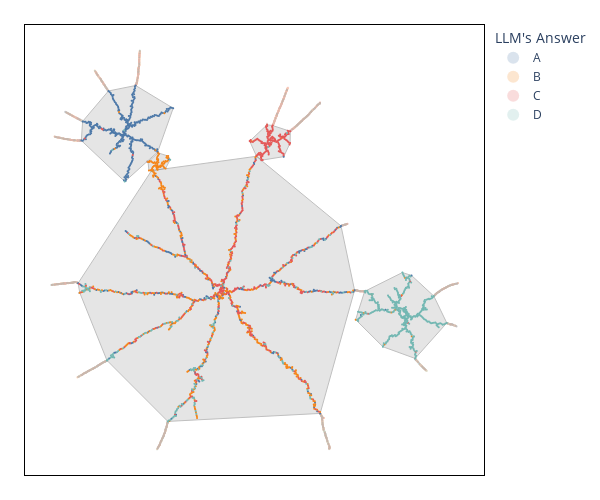

Source (notebook cell):
### Code cell
fig = plot_projections_discrete_feature(proj_hier_llm,
                                        df_questions,
                                        column_color = 'model_choice',
                                        legend_title="LLM's Answer",
                                        column_values=['A','B','C','D','E'],
                                        low_opacity=True,
                                        hiertopomap=hiertopomap_llm)
fig.update_layout(height=500,width=600)
fig.write_image("Projection-ModelAnswer-5Comps.png", scale=3)
fig.show()

### Figure 1 — Plotly figure (JSON) as saved in the notebook; plotly's stock layout.template omitted (floating-point values rounded to 4 significant figures; data arrays with more than 128 entries replaced by an {"elided": "..."} marker saying what was removed)
{"data": [{"fill": "toself", "fillcolor": "#CCCCCC", "legendgroup": "Components", "line": {"color": "#808080", "width": 1}, "marker": {"size": 1}, "name": "Components", "opacity": 0.5, "showlegend": false, "text": "Component 0", "type": "scatter", "x": [-20100.0, 4331.0, 65450.0, 79250.0, 73820.0, 39840.0, -2218.0, -31690.0, -31000.0, -20100.0], "y": [36090.0, 11380.0, 14610.0, 64510.0, 90540.0, 118700.0, 112900.0, 67340.0, 63480.0, 36090.0]}, {"fill": "toself", "fillcolor": "#CCCCCC", "legendgroup": "Components", "line": {"color": "#808080", "width": 1}, "marker": {"size": 1}, "name": "Components", "opacity": 0.5, "showlegend": false, "text": "Component 2", "type": "scatter", "x": [103600.0, 116300.0, 111100.0, 102100.0, 98450.0, 83800.0, 83310.0, 80660.0, 79720.0, 90610.0, 103600.0], "y": [36880.0, 51250.0, 62140.0, 70490.0, 71670.0, 64330.0, 64050.0, 55760.0, 52560.0, 41630.0, 36880.0]}, {"fill": "toself", "fillcolor": "#CCCCCC", "legendgroup": "Components", "line": {"color": "#808080", "width": 1}, "marker": {"size": 1}, "name": "Components", "opacity": 0.5, "showlegend": false, "text": "Component 1", "type": "scatter", "x": [-30380.0, -12990.0, -12640.0, 244.7, 6476.0, -8593.0, -19510.0, -29870.0, -30380.0], "y": [125100.0, 108600.0, 108800.0, 120500.0, 138200.0, 147400.0, 145200.0, 132900.0, 125100.0]}, {"fill": "toself", "fillcolor": "#CCCCCC", "legendgroup": "Components", "line": {"color": "#808080", "width": 1}, "marker": {"size": 1}, "name": "Components", "opacity": 0.5, "showlegend": false, "text": "Component 3", "type": "scatter", "x": [37180.0, 39880.0, 41860.0, 42390.0, 50830.0, 53170.0, 53380.0, 53480.0, 46400.0, 44150.0, 37560.0, 37180.0], "y": [124900.0, 118800.0, 117200.0, 117300.0, 118600.0, 123600.0, 124100.0, 128900.0, 131200.0, 131500.0, 125300.0, 124900.0]}, {"fill": "toself", "fillcolor": "#CCCCCC", "legendgroup": "Components", "line": {"color": "#808080", "width": 1}, "marker": {"size": 1}, "name": "Components", "opacity": 0.5, "showlegend": false, "text": "Component 4", "type": "scatter", "x": [449.1, -3617.0, -3256.0, -2223.0, 225.3, 3408.0, 5278.0, 4493.0, 449.1], "y": [120100.0, 116500.0, 113000.0, 113000.0, 113300.0, 113800.0, 117400.0, 118800.0, 120100.0]}, {"customdata": {"elided": "1411 int values"}, "marker": {"color": "#4C78A8", "size": 2}, "mode": "markers", "name": "A", "opacity": 0.2, "showlegend": true, "type": "scatter", "x": {"elided": "1411 float values"}, "y": {"elided": "1411 float values"}}, {"customdata": {"elided": "2069 int values"}, "marker": {"color": "#F58518", "size": 2}, "mode": "markers", "name": "B", "opacity": 0.2, "showlegend": true, "type": "scatter", "x": {"elided": "2069 float values"}, "y": {"elided": "2069 float values"}}, {"customdata": {"elided": "1785 int values"}, "marker": {"color": "#E45756", "size": 2}, "mode": "markers", "name": "C", "opacity": 0.2, "showlegend": true, "type": "scatter", "x": {"elided": "1785 float values"}, "y": {"elided": "1785 float values"}}, {"customdata": {"elided": "1407 int values"}, "marker": {"color": "#72B7B2", "size": 2}, "mode": "markers", "name": "D", "opacity": 0.2, "showlegend": true, "type": "scatter", "x": {"elided": "1407 float values"}, "y": {"elided": "1407 float values"}}, {"customdata": [], "marker": {"color": "#54A24B", "size": 2}, "mode": "markers", "name": "E", "opacity": 0.2, "showlegend": true, "type": "scatter", "x": [], "y": []}, {"legendgroup": "A", "marker": {"color": "#4C78A8", "size": 2}, "mode": "markers", "name": "A", "opacity": 1, "showlegend": false, "type": "scatter", "x": {"elided": "241 float values"}, "y": {"elided": "241 float values"}}, {"legendgroup": "B", "marker": {"color": "#F58518", "size": 2}, "mode": "markers", "name": "B", "opacity": 1, "showlegend": false, "type": "scatter", "x": {"elided": "426 float values"}, "y": {"elided": "426 float values"}}, {"legendgroup": "C", "marker": {"color": "#E45756", "size": 2}, "mode": "markers", "name": "C", "opacity": 1, "showlegend": false, "type": "scatter", "x": {"elided": "361 float values"}, "y": {"elided": "361 float values"}}, {"legendgroup": "D", "marker": {"color": "#72B7B2", "size": 2}, "mode": "markers", "name": "D", "opacity": 1, "showlegend": false, "type": "scatter", "x": {"elided": "178 float values"}, "y": {"elided": "178 float values"}}, {"legendgroup": "A", "marker": {"color": "#4C78A8", "size": 2}, "mode": "markers", "name": "A", "opacity": 1, "showlegend": false, "type": "scatter", "x": [91670.0, 102100.0, 81820.0], "y": [56610.0, 70490.0, 54470.0]}, {"legendgroup": "B", "marker": {"color": "#F58518", "size": 2}, "mode": "markers", "name": "B", "opacity": 1, "showlegend": false, "type": "scatter", "x": [98300.0, 86070.0, 99450.0, 95570.0, 93940.0, 82960.0, 91290.0, 79720.0, 102200.0], "y": [62620.0, 62780.0, 69530.0, 56610.0, 55510.0, 55250.0, 42570.0, 52560.0, 45870.0]}, {"legendgroup": "C", "marker": {"color": "#E45756", "size": 2}, "mode": "markers", "name": "C", "opacity": 1, "showlegend": false, "type": "scatter", "x": [103800.0, 100700.0, 84680.0, 101500.0, 97980.0], "y": [39530.0, 51210.0, 55000.0, 68050.0, 62170.0]}, {"legendgroup": "D", "marker": {"color": "#72B7B2", "size": 2}, "mode": "markers", "name": "D", "opacity": 1, "showlegend": false, "type": "scatter", "x": {"elided": "334 float values"}, "y": {"elided": "334 float values"}}, {"legendgroup": "A", "marker": {"color": "#4C78A8", "size": 2}, "mode": "markers", "name": "A", "opacity": 1, "showlegend": false, "type": "scatter", "x": {"elided": "317 float values"}, "y": {"elided": "317 float values"}}, {"legendgroup": "B", "marker": {"color": "#F58518", "size": 2}, "mode": "markers", "name": "B", "opacity": 1, "showlegend": false, "type": "scatter", "x": [-15290.0, -663.5, 2932.0, -17010.0], "y": [136700.0, 121200.0, 136100.0, 121800.0]}, {"legendgroup": "C", "marker": {"color": "#E45756", "size": 2}, "mode": "markers", "name": "C", "opacity": 1, "showlegend": false, "type": "scatter", "x": [-9746.0, -21810.0, -22240.0, -29010.0], "y": [119300.0, 129600.0, 130000.0, 126000.0]}, {"legendgroup": "D", "marker": {"color": "#72B7B2", "size": 2}, "mode": "markers", "name": "D", "opacity": 1, "showlegend": false, "type": "scatter", "x": [-17980.0, -12990.0, -13250.0], "y": [121300.0, 108600.0, 129300.0]}, {"legendgroup": "A", "marker": {"color": "#4C78A8", "size": 2}, "mode": "markers", "name": "A", "opacity": 1, "showlegend": false, "type": "scatter", "x": [50830.0], "y": [118600.0]}, {"legendgroup": "B", "marker": {"color": "#F58518", "size": 2}, "mode": "markers", "name": "B", "opacity": 1, "showlegend": false, "type": "scatter", "x": [49950.0, 38020.0], "y": [126200.0, 124900.0]}, {"legendgroup": "C", "marker": {"color": "#E45756", "size": 2}, "mode": "markers", "name": "C", "opacity": 1, "showlegend": false, "type": "scatter", "x": {"elided": "146 float values"}, "y": {"elided": "146 float values"}}, {"legendgroup": "D", "marker": {"color": "#72B7B2", "size": 2}, "mode": "markers", "name": "D", "opacity": 1, "showlegend": false, "type": "scatter", "x": [52180.0, 44630.0], "y": [128200.0, 122600.0]}, {"legendgroup": "A", "marker": {"color": "#4C78A8", "size": 2}, "mode": "markers", "name": "A", "opacity": 1, "showlegend": false, "type": "scatter", "x": [4714.0], "y": [117600.0]}, {"legendgroup": "B", "marker": {"color": "#F58518", "size": 2}, "mode": "markers", "name": "B", "opacity": 1, "showlegend": false, "type": "scatter", "x": [-1283.0, 3408.0, -3021.0, 4476.0, 585.2, -2994.0, 572.9, -41.95, 2381.0, -2121.0, -1483.0, 1350.0, 449.1, -2404.0, 2590.0, 550.8, -135.2, -260.2, -874.4, 434.4, 3960.0, -1959.0, 225.3, -1682.0, 178.5, 2653.0, 4367.0, 1883.0, 74.2, -3617.0, 2203.0, 3909.0, -1031.0, -2665.0, 2894.0, -707.3, 3765.0, -2223.0, -61.84, 4245.0, 976.5, 140.8, -1965.0, 462.4, -77, -1599.0, -3256.0, 2874.0, 448.2, 46.69, -241.9, 174.7, -18.9, 3405.0, 1363.0, 1669.0, -366.5, 3151.0, 2049.0, 88.38, 4493.0, 806.2, -496.6], "y": [114800.0, 113800.0, 116400.0, 118200.0, 114200.0, 116800.0, 114600.0, 117500.0, 115600.0, 113300.0, 116000.0, 115000.0, 120100.0, 116800.0, 114600.0, 116400.0, 114100.0, 116300.0, 115000.0, 117200.0, 116700.0, 116400.0, 113300.0, 114400.0, 118600.0, 116600.0, 117100.0, 115800.0, 115800.0, 116500.0, 115000.0, 118900.0, 116400.0, 113100.0, 115800.0, 115900.0, 118300.0, 113000.0, 113600.0, 117900.0, 114600.0, 115200.0, 113900.0, 119200.0, 114900.0, 113200.0, 113000.0, 114100.0, 117500.0, 114500.0, 114400.0, 114200.0, 118100.0, 116900.0, 114400.0, 114800.0, 114800.0, 116400.0, 116300.0, 116700.0, 118800.0, 119600.0, 115200.0]}, {"legendgroup": "D", "marker": {"color": "#72B7B2", "size": 2}, "mode": "markers", "name": "D", "opacity": 1, "showlegend": false, "type": "scatter", "x": [5278.0], "y": [117400.0]}], "layout": {"height": 500, "legend": {"itemsizing": "constant", "title": {"text": "LLM's Answer"}}, "margin": {"b": 25, "l": 25, "r": 25, "t": 25}, "plot_bgcolor": "white", "width": 600, "xaxis": {"linecolor": "black", "linewidth": 1, "mirror": true, "showline": true, "showticklabels": false}, "yaxis": {"linecolor": "black", "linewidth": 1, "mirror": true, "showline": true, "showticklabels": false}}}
